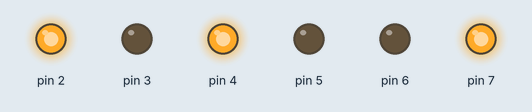
Recording of a sketch running on a simulated Arduino Uno, built with avr-gcc and run on an emulated ATmega328P. Parts: output pins drawn as LEDs (lit = HIGH).

Above: at 0.5 s.
At 3.5 s:
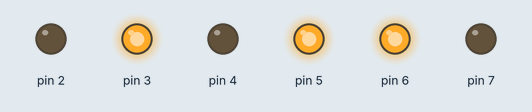
Timing chart, 0 to 4.6 s (numbered marks = the images above):
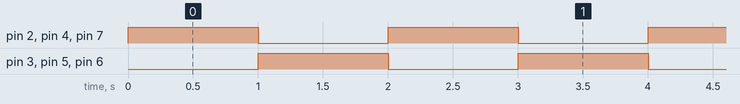

Measured:
- by itself, pin 2–7: alternates HIGH for 1.0 s and LOW for 1.0 s

The sketch:

_akarl__Polis_Arabas__Devresi_Kodu.ino
```cpp
// C++ code
//
void setup()
{
  pinMode(4, OUTPUT);
  pinMode(2, OUTPUT);
  pinMode(7, OUTPUT);
  pinMode(5, OUTPUT);
  pinMode(3, OUTPUT);
  pinMode(6, OUTPUT);
}

void loop()
{
  digitalWrite(4, HIGH);
  digitalWrite(2, HIGH);
  digitalWrite(7, HIGH);
  digitalWrite(5, LOW);
  digitalWrite(3, LOW);
  digitalWrite(6, LOW);
  delay(1000); // Wait for 1000 millisecond(s)
  digitalWrite(4, LOW);
  digitalWrite(2, LOW);
  digitalWrite(7, LOW);
  digitalWrite(5, HIGH);
  digitalWrite(3, HIGH);
  digitalWrite(6, HIGH);
  delay(1000); // Wait for 1000 millisecond(s)
}
```
